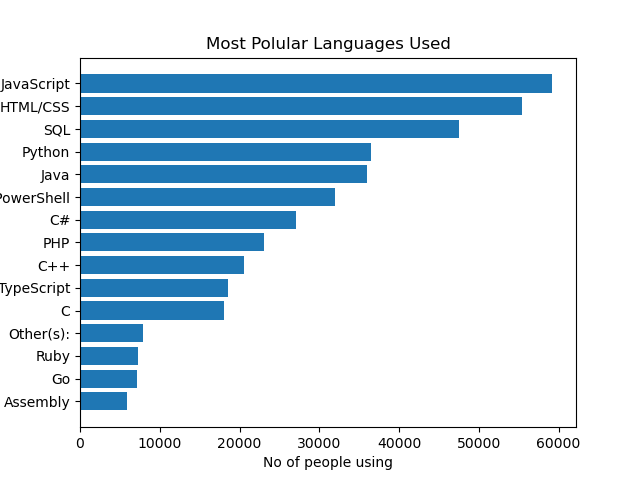

The script that saved this image:
import pandas as pd
import matplotlib.pyplot as plt
from collections import Counter

data = pd.read_csv("data:part2.csv")
Total_languages = data.LanguagesWorkedWith
ids = data.Responder_id

language_counter = Counter()
for items in Total_languages:
    language_counter.update(items.split(';'))
# print(language_counter)
languages = []
popularity = []
for item in language_counter.most_common(15):
    languages.append(item[0])
    popularity.append(item[1])
# print(languages, popularity)
languages.reverse()
popularity.reverse()
plt.barh(languages, popularity)

plt.title("Most Polular Languages Used")
plt.ylabel("Programming Languages")
plt.xlabel("No of people using")
# plt.savefig("part-2(2).png")
plt.show()
